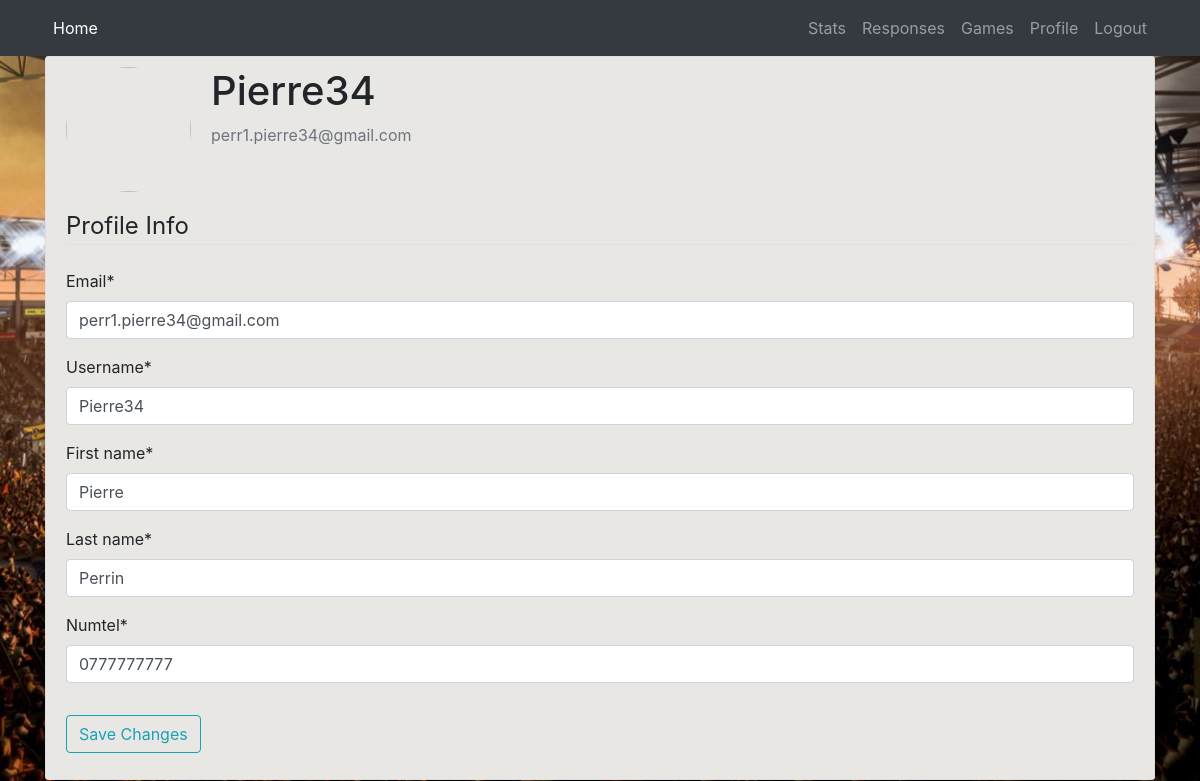
Screenshot of /profile/ (signed in) with the database file from the repository.
### account/models.py (models this page shows, shortened)
class Account(AbstractBaseUser):
	username = models.CharField(max_length=30, unique=True)
	first_name = models.CharField(max_length=30, unique=False)
	last_name = models.CharField(max_length=30, unique=False)
	email = models.EmailField(verbose_name="email", max_length=60, unique=True)
	is_captain = models.BooleanField(default=False)
	team = models.CharField(max_length=30, unique=True)
	numTel = models.CharField(max_length=10, unique=True)
	date_joined = models.DateTimeField(verbose_name='date joined', auto_now_add=True)
	last_login = models.DateTimeField(verbose_name='last login', auto_now=True)
	is_admin = models.BooleanField(default=False)
	is_active = models.BooleanField(default=True)
	is_staff = models.BooleanField(default=False)
	is_superuser = models.BooleanField(default=False)
	USERNAME_FIELD = 'email'
	REQUIRED_FIELDS = ['username','first_name','last_name','is_captain', 'team', 'numTel']
	objects = MyAccountManager()

### account/views.py (the view)
# urls.py: path('profile/', account_views.profile_view, name='profile'),
@login_required
def profile_view(request):
	if request.method == 'POST':
		a_form = AccountUpdateForm(request.POST, instance=request.user)
		if a_form.is_valid():
			a_form.save()
			messages.success(request, f'Your account has been updated!')
			return redirect('profile')
	else:
		a_form = AccountUpdateForm(instance=request.user)
	context = {
		'a_form': a_form,
	}
	return render(request, 'account/profile.html', context)

### account/forms.py
class AccountUpdateForm(forms.ModelForm):
	email = forms.EmailField()
	numTel = forms.CharField(required=True)
	class Meta:
		model = Account
		fields = ('email', 'username', 'first_name', 'last_name', 'numTel')

### account/templates/account/profile.html (shortened to what this page needs)
{% extends "project/base.html" %}
{% load crispy_forms_tags %}
{% block content %}
	<div class="profile-section">
		<div class="media">
			<img class="rounded-circle account-img" src="{{ user.profile.image.url }}">
			<div class="media-body">
				<h2 class="account-heading">{{ user.username }}</h2>
				<p class="text-secondary">{{ user.email }}</p>
			</div>
		</div>
		<form method="POST">
			<fieldset class="form-group">
				<legend class="border-bottom mb-4">Profile Info</legend>
				{{ a_form|crispy }}
			</fieldset>
			<div class="form-group">
				<button class="btn btn-outline-info" type="submit">Save Changes</button>
			</div>
		</form>
	</div>
{% endblock content %}

### project/static/project/main2.css (style rules this page uses)
body { background-image: url("./home-image2.jpg"); background-attachment: fixed; background-position: center; background-repeat: no-repeat; background-size: cover; }
.profile-section { background: #E9E7E3; padding: 10px 20px; border: 1px solid #dddddd; border-radius: 3px; margin-bottom: 20px; }
.account-img { height: 125px; width: 125px; margin-right: 20px; margin-bottom: 16px; }
.account-heading { font-size: 2.5rem; }

### rows the page displays
Account: username "Pierre34", email "perr1.pierre34@gmail.com", first_name "Pierre", last_name "Perrin", numTel "0777777777"
